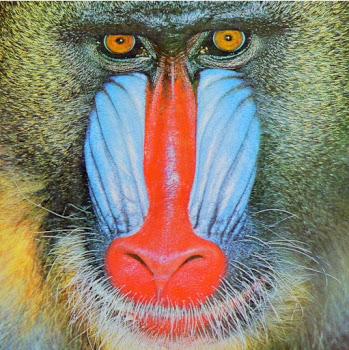
#> input picture static/baboon.jpg, 349 x 350 px
$ python brightening_darkening.py
#> lines starting #> are read from the running program, lines starting #| are printed output that depends on the picture
import cv2
import numpy as np

img = cv2.imread("static/baboon.jpg")
#> img is the input picture: shape (350, 349, 3); mean B, G, R 114.2, 129.7, 138.3

mask1 = np.ones(img.shape,np.uint8)*50

result1 = cv2.add(img,mask1) #bright
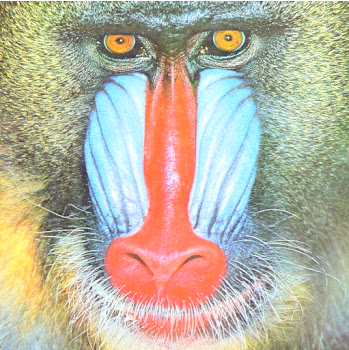
#> result1: shape (350, 349, 3); mean B, G, R 161.6, 179.5, 184.6
result2 = cv2.subtract(img,mask1) #dark
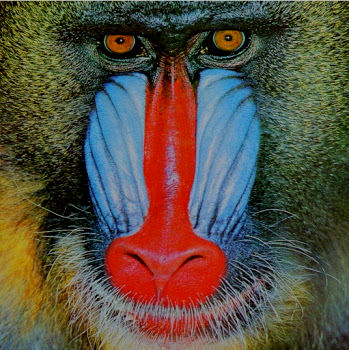
#> result2: shape (350, 349, 3); mean B, G, R 66.1, 80, 88.7
final = np.hstack((result2,img,result1))
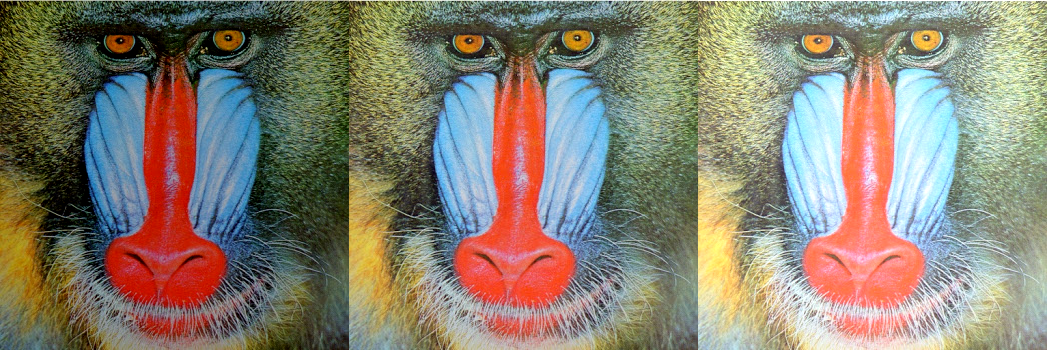
#> final: shape (350, 1047, 3); mean B, G, R 114, 129.7, 137.2
cv2.imshow("image",final)
cv2.waitKey(0)

$ run again, with static/ranvir.jpg copied over static/baboon.jpg
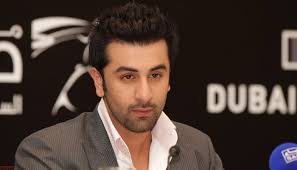
#> input picture static/ranvir.jpg, 297 x 170 px
#> img is the input picture: shape (170, 297, 3); mean B, G, R 55, 62.7, 79.6
#> `result2 = cv2.subtract(img,mask1)`:
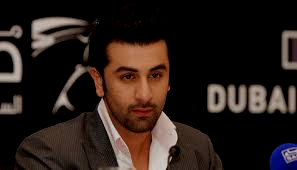
#> result2: shape (170, 297, 3); mean B, G, R 25.8, 30.8, 42.4
#> `final = np.hstack((result2,img,result1))`:
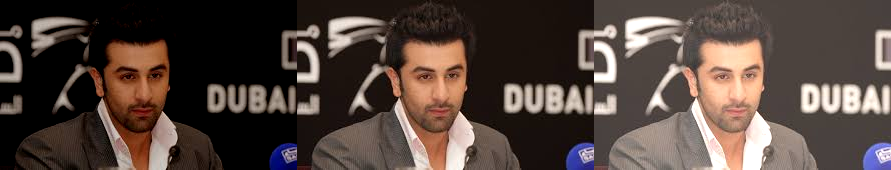
#> final: shape (170, 891, 3); mean B, G, R 61.8, 68.5, 83.3
